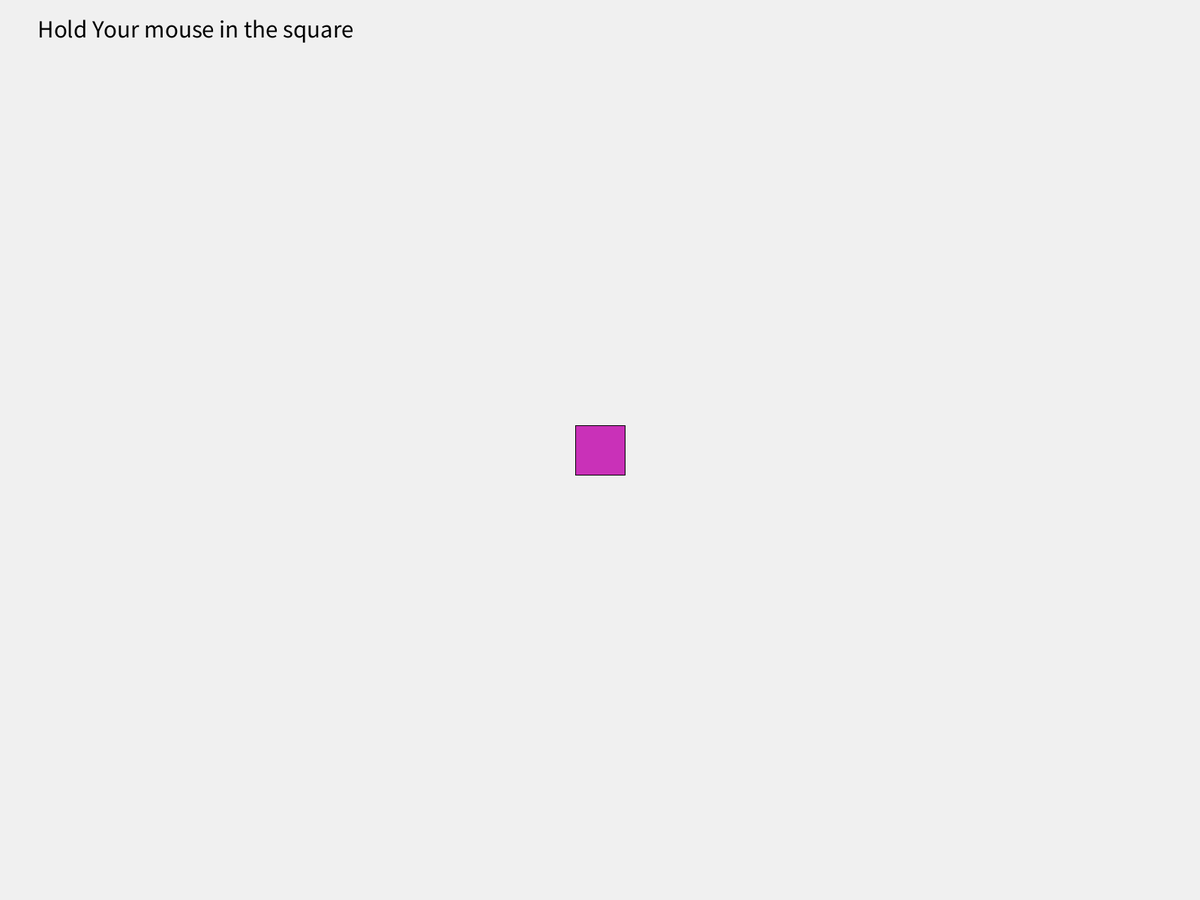
Frame 1 (no input)
Frame 60 (the mouse pressed at the canvas centre just before this capture): identical to frame 1, image omitted
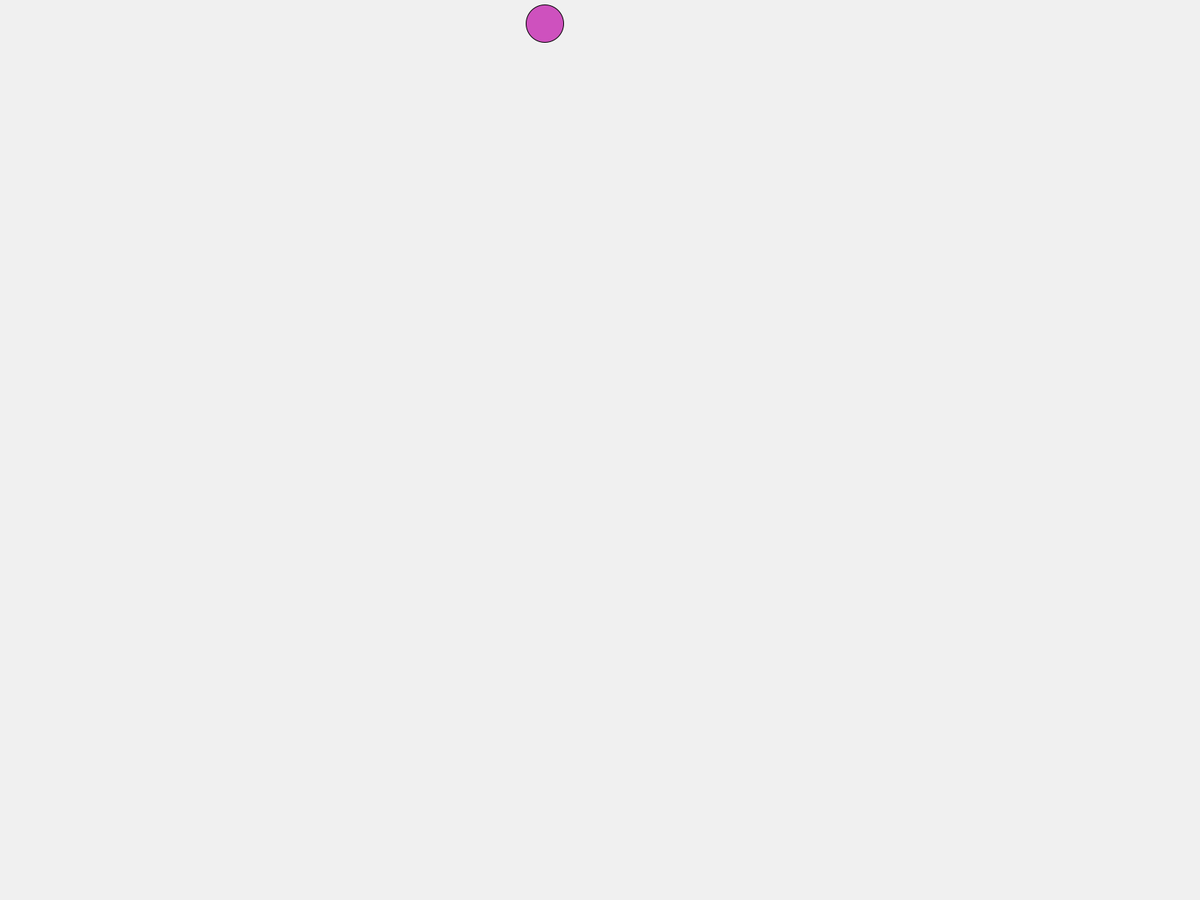
Frame 120 (the mouse held since frame 60 and released just before this capture)

The Processing sketch that drew these frames (run headless with seeded random() and noise(); from frame 60 on, the mouse is pressed at the canvas centre):

// Processing sketch: EndlessBall
// ── EndlessBall.pde
  // Variables - Moller
  float BallSpeed = random(5,15);
  float BallDiameter = 50;
  float BallX = 0 + BallDiameter;
  float BallY = random(BallDiameter / 2, height - BallDiameter);
  int TextSize = height/100*33;
  // Colors - Moller
  int BackgR = 240;
  int BackgG = 240;
  int BackgB = 240;
  float BallR = random(40,215);
  float BallG = random(40,215);
  float BallB = random(40,215);
  int BoxR = 0;
  int BoxG = 0;
  int BoxB = 0;
  
  
void setup() {
  fullScreen();
  frameRate(60);
}
  
void draw() {
  
  // background to make the "old" ball disappear - Moller
  background(BackgR, BackgG, BackgB);
  
  if(mouseX >= (width/2)-TextSize && mouseX <= (width/2)-TextSize + (TextSize*2) && mouseY >= (height/2)-TextSize && mouseY <= (height/2)-TextSize + (TextSize*2)) {
    
    //ball color - Moller
    fill(BallR, BallG, BallB); 
    //The ball itself - Moller
    ellipse(BallX, BallY, BallDiameter, BallDiameter);
    
  // if statement which test if ball is on screen - Moller
    if(BallX < width + (BallDiameter/2)) {
      BallX = BallX + BallSpeed;
    }else {
      BallX = 0 - (BallDiameter/2);
      BallY = random(BallDiameter, height - BallDiameter);
      
      // Makes the Ballspeed random after each cycle - Moller
      BallSpeed = random(5,15);
      
      // Makes Ball color random - Moller
      BallR = random(40,215);
      BallG = random(40,215);
      BallB = random(40,215);
    }
  }else {
    // Color,size and the text itself - Moller
    fill(0,0,0);
    textSize(TextSize);
    text("Hold Your mouse in the square", 50, 50);
    // Color for the box and the box itself - Moller
    fill(201,49,184);
    rect((width/2)-TextSize, (height/2)-TextSize, TextSize*2, TextSize*2);
  }
}
